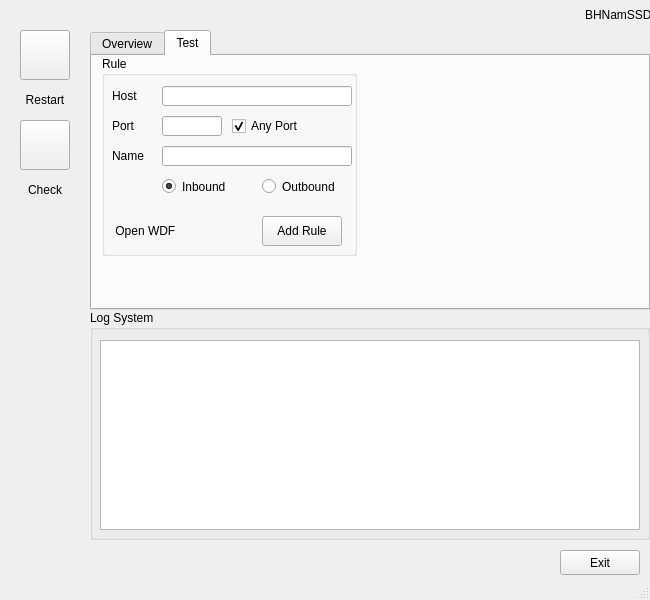
<?xml version="1.0" encoding="UTF-8"?>
<ui version="4.0">
 <class>EventGuard</class>
 <widget class="QMainWindow" name="EventGuard">
  <property name="windowModality">
   <enum>Qt::WindowModality::NonModal</enum>
  </property>
  <property name="geometry">
   <rect>
    <x>0</x>
    <y>0</y>
    <width>650</width>
    <height>600</height>
   </rect>
  </property>
  <property name="minimumSize">
   <size>
    <width>650</width>
    <height>600</height>
   </size>
  </property>
  <property name="maximumSize">
   <size>
    <width>650</width>
    <height>600</height>
   </size>
  </property>
  <property name="windowTitle">
   <string>EventGuard</string>
  </property>
  <property name="windowIcon">
   <iconset resource="ico.qrc">
    <normaloff>:/icons/icons/bhnam.ico</normaloff>:/icons/icons/bhnam.ico</iconset>
  </property>
  <widget class="QWidget" name="centralwidget">
   <property name="minimumSize">
    <size>
     <width>650</width>
     <height>600</height>
    </size>
   </property>
   <property name="maximumSize">
    <size>
     <width>650</width>
     <height>600</height>
    </size>
   </property>
   <widget class="QPushButton" name="pushButton_restart">
    <property name="geometry">
     <rect>
      <x>20</x>
      <y>30</y>
      <width>50</width>
      <height>50</height>
     </rect>
    </property>
    <property name="text">
     <string/>
    </property>
    <property name="icon">
     <iconset theme="QIcon::ThemeIcon::SyncSynchronizing"/>
    </property>
   </widget>
   <widget class="QLabel" name="label_restart">
    <property name="geometry">
     <rect>
      <x>0</x>
      <y>90</y>
      <width>90</width>
      <height>20</height>
     </rect>
    </property>
    <property name="text">
     <string>Restart</string>
    </property>
    <property name="alignment">
     <set>Qt::AlignmentFlag::AlignCenter</set>
    </property>
   </widget>
   <widget class="QTabWidget" name="tabWidget_systen">
    <property name="geometry">
     <rect>
      <x>90</x>
      <y>30</y>
      <width>560</width>
      <height>280</height>
     </rect>
    </property>
    <property name="whatsThis">
     <string>&lt;html&gt;&lt;head/&gt;&lt;body&gt;&lt;p&gt;&lt;br/&gt;&lt;/p&gt;&lt;/body&gt;&lt;/html&gt;</string>
    </property>
    <property name="currentIndex">
     <number>1</number>
    </property>
    <widget class="QWidget" name="overview">
     <property name="enabled">
      <bool>true</bool>
     </property>
     <attribute name="title">
      <string>Overview</string>
     </attribute>
    </widget>
    <widget class="QWidget" name="test">
     <property name="contextMenuPolicy">
      <enum>Qt::ContextMenuPolicy::DefaultContextMenu</enum>
     </property>
     <property name="inputMethodHints">
      <set>Qt::InputMethodHint::ImhNone</set>
     </property>
     <attribute name="title">
      <string>Test</string>
     </attribute>
     <widget class="QGroupBox" name="groupBox">
      <property name="geometry">
       <rect>
        <x>10</x>
        <y>0</y>
        <width>255</width>
        <height>200</height>
       </rect>
      </property>
      <property name="title">
       <string>Rule</string>
      </property>
      <widget class="QLabel" name="label_ruleHost">
       <property name="geometry">
        <rect>
         <x>10</x>
         <y>30</y>
         <width>50</width>
         <height>20</height>
        </rect>
       </property>
       <property name="text">
        <string>Host</string>
       </property>
      </widget>
      <widget class="QLineEdit" name="lineEdit_ruleHost">
       <property name="geometry">
        <rect>
         <x>60</x>
         <y>30</y>
         <width>190</width>
         <height>20</height>
        </rect>
       </property>
      </widget>
      <widget class="QLabel" name="label_rulePort">
       <property name="geometry">
        <rect>
         <x>10</x>
         <y>60</y>
         <width>50</width>
         <height>20</height>
        </rect>
       </property>
       <property name="text">
        <string>Port</string>
       </property>
      </widget>
      <widget class="QLineEdit" name="lineEdit_rulePort">
       <property name="geometry">
        <rect>
         <x>60</x>
         <y>60</y>
         <width>60</width>
         <height>20</height>
        </rect>
       </property>
      </widget>
      <widget class="QLabel" name="label_ruleName">
       <property name="geometry">
        <rect>
         <x>10</x>
         <y>90</y>
         <width>50</width>
         <height>20</height>
        </rect>
       </property>
       <property name="text">
        <string>Name</string>
       </property>
      </widget>
      <widget class="QLineEdit" name="lineEdit_ruleNam">
       <property name="geometry">
        <rect>
         <x>60</x>
         <y>90</y>
         <width>190</width>
         <height>20</height>
        </rect>
       </property>
      </widget>
      <widget class="QCheckBox" name="checkBox_ruleAnyPort">
       <property name="geometry">
        <rect>
         <x>130</x>
         <y>60</y>
         <width>70</width>
         <height>20</height>
        </rect>
       </property>
       <property name="text">
        <string>Any Port</string>
       </property>
       <property name="checked">
        <bool>true</bool>
       </property>
       <property name="tristate">
        <bool>false</bool>
       </property>
      </widget>
      <widget class="QPushButton" name="pushButton_ruleAdd">
       <property name="geometry">
        <rect>
         <x>160</x>
         <y>160</y>
         <width>80</width>
         <height>30</height>
        </rect>
       </property>
       <property name="text">
        <string>Add Rule</string>
       </property>
      </widget>
      <widget class="QRadioButton" name="radioButton_ruleInbound">
       <property name="geometry">
        <rect>
         <x>60</x>
         <y>120</y>
         <width>90</width>
         <height>21</height>
        </rect>
       </property>
       <property name="text">
        <string>Inbound</string>
       </property>
       <property name="checked">
        <bool>true</bool>
       </property>
      </widget>
      <widget class="QRadioButton" name="radioButton_ruleOutbound">
       <property name="geometry">
        <rect>
         <x>160</x>
         <y>120</y>
         <width>90</width>
         <height>21</height>
        </rect>
       </property>
       <property name="text">
        <string>Outbound</string>
       </property>
      </widget>
      <widget class="QLabel" name="label_openWDF">
       <property name="geometry">
        <rect>
         <x>10</x>
         <y>165</y>
         <width>80</width>
         <height>20</height>
        </rect>
       </property>
       <property name="text">
        <string> Open WDF</string>
       </property>
      </widget>
     </widget>
    </widget>
   </widget>
   <widget class="QLabel" name="label_bhnamssd">
    <property name="geometry">
     <rect>
      <x>585</x>
      <y>0</y>
      <width>65</width>
      <height>30</height>
     </rect>
    </property>
    <property name="text">
     <string>BHNamSSD</string>
    </property>
   </widget>
   <widget class="QPushButton" name="pushButton_check">
    <property name="geometry">
     <rect>
      <x>20</x>
      <y>120</y>
      <width>50</width>
      <height>50</height>
     </rect>
    </property>
    <property name="text">
     <string/>
    </property>
    <property name="icon">
     <iconset theme="QIcon::ThemeIcon::SyncSynchronizing"/>
    </property>
   </widget>
   <widget class="QLabel" name="label_check">
    <property name="geometry">
     <rect>
      <x>0</x>
      <y>180</y>
      <width>90</width>
      <height>20</height>
     </rect>
    </property>
    <property name="text">
     <string>Check</string>
    </property>
    <property name="alignment">
     <set>Qt::AlignmentFlag::AlignCenter</set>
    </property>
   </widget>
   <widget class="QPushButton" name="pushButton_exitApp">
    <property name="geometry">
     <rect>
      <x>560</x>
      <y>550</y>
      <width>80</width>
      <height>25</height>
     </rect>
    </property>
    <property name="text">
     <string>Exit</string>
    </property>
   </widget>
   <widget class="QGroupBox" name="groupBox_2">
    <property name="geometry">
     <rect>
      <x>90</x>
      <y>310</y>
      <width>560</width>
      <height>230</height>
     </rect>
    </property>
    <property name="title">
     <string>Log System</string>
    </property>
    <widget class="QListView" name="listView_logSystem">
     <property name="geometry">
      <rect>
       <x>10</x>
       <y>30</y>
       <width>540</width>
       <height>190</height>
      </rect>
     </property>
    </widget>
   </widget>
  </widget>
  <widget class="QMenuBar" name="menubar">
   <property name="geometry">
    <rect>
     <x>0</x>
     <y>0</y>
     <width>650</width>
     <height>21</height>
    </rect>
   </property>
  </widget>
  <widget class="QStatusBar" name="statusbar"/>
 </widget>
 <resources>
  <include location="ico.qrc"/>
 </resources>
 <connections/>
</ui>
